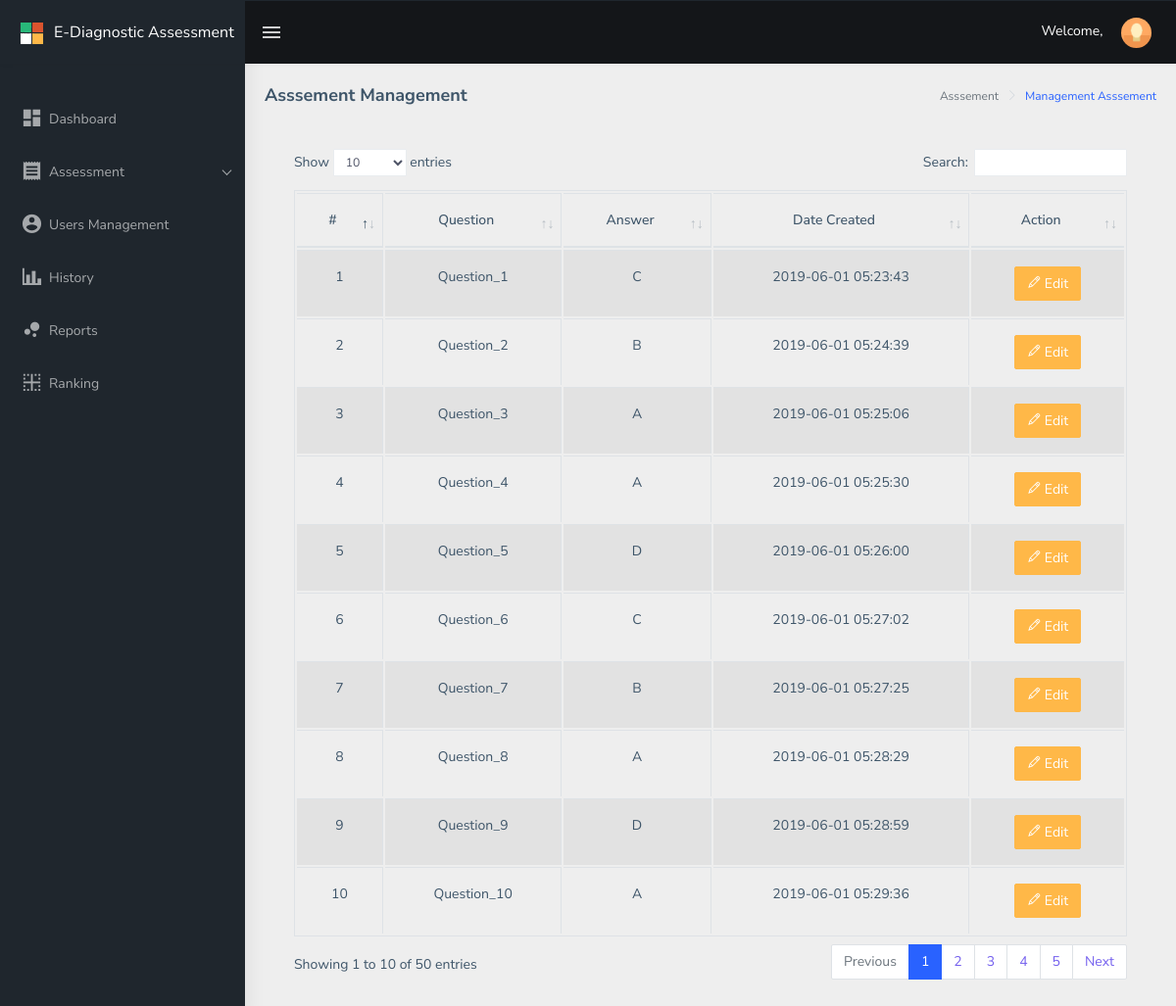
The app's page /public/main/teacher/assessment/index.php with its own data.
### tables this page shows
CREATE TABLE `drxassessment_assessment` (
  `drxassessment_id` int(11) NOT NULL,
  `drxassessment_question1` text NOT NULL,
  `drxassessment_answer` text NOT NULL,
  `drxassessment_answer_value` text NOT NULL,
  `drxassessment_domain` text NOT NULL,
  `drxassessment_q1_answer_1` text NOT NULL,
  `drxassessment_q1_answer_2` text NOT NULL,
  `drxassessment_q1_answer_3` text NOT NULL,
  `drxassessment_q1_answer_4` text NOT NULL,
  `drxassessment_order` int(11) NOT NULL,
  `drxassessment_order_value` text NOT NULL,
  `drxassessment_status` int(1) NOT NULL,
  `drxassessment_created_at` datetime NOT NULL,
  `drxassessment_updated_at` datetime NOT NULL
);

### public/main/teacher/assessment/index.php (the view, shortened to what this page needs)
<?php
include("../../../../config/common/asdasf9z09x0c90zx90123.php");
if (!empty($_SESSION['drxassessmentname'])) {
    $drxassessmentname = $_SESSION['drxassessmentname'];
} else {
    $drxassessmentname = "";
}
?>
<!DOCTYPE html>
<html dir="ltr" lang="en">
<head>
    <link href="../../../assets/libs/flot/css/float-chart.css" rel="stylesheet">
    <link href="../../../dist/css/style.min.css" rel="stylesheet">
    <link href="../../../assets/libs/datatables.net-bs4/css/dataTables.bootstrap4.css" rel="stylesheet">
</head>
<body>
    <div id="main-wrapper">
        <header class="topbar" data-navbarbg="skin5">
            <nav class="navbar top-navbar navbar-expand-md navbar-dark">
                <div class="navbar-header" data-logobg="skin5">
                    <a class="navbar-brand" href="../../../main/teacher">
                        <b class="logo-icon p-l-10">
                            <img src="../../../assets/images/logo-icon.png" alt="homepage" class="light-logo" />
                        </b>
                        <span class="logo-text">
                             <span style="font-size: 16px;">E-Diagnostic Assessment</span>
                        </span>
                    </a>
                </div>
                <div class="navbar-collapse collapse" id="navbarSupportedContent" data-navbarbg="skin5">
                    <ul class="navbar-nav float-left mr-auto">
                        <li class="nav-item d-none d-md-block"><a class="nav-link sidebartoggler waves-effect waves-light" href="javascript:void(0)" data-sidebartype="mini-sidebar"><i class="mdi mdi-menu font-24"></i></a></li>
                    </ul>
                    <ul class="navbar-nav float-right">
                        <li class="nav-item dropdown">
                          <span style="color: #fff;">Welcome, <?php echo $drxassessmentname; ?></span>
                            <a class="nav-link dropdown-toggle text-muted waves-effect waves-dark pro-pic" href="" data-toggle="dropdown" aria-haspopup="true" aria-expanded="false"><img src="../../../assets/images/users/1.jpg" alt="user" class="rounded-circle" width="31"></a>
                        </li>
                    </ul>
                </div>
            </nav>
        </header>
        <aside class="left-sidebar" data-sidebarbg="skin5">
            <div class="scroll-sidebar">
                <nav class="sidebar-nav">
                    <ul id="sidebarnav" class="p-t-30">
                        <li class="sidebar-item"> <a class=" sidebar-link waves-effect waves-dark sidebar-link" href="../../../main/teacher/" aria-expanded="false"><i class="mdi mdi-view-dashboard"></i><span class="hide-menu">Dashboard</span></a></li>
                        <li class="active sidebar-item"> <a class="sidebar-link has-arrow waves-effect waves-dark" href="javascript:void(0)" aria-expanded="false"><i class="mdi mdi-receipt"></i><span class="hide-menu">Assessment </span></a>
                        </li>
                        <li class="sidebar-item"> <a class="sidebar-link waves-effect waves-dark sidebar-link" href="../usersmanagement/" aria-expanded="false"><i class="mdi mdi-account-circle"></i><span class="hide-menu">Users Management</span></a></li>
                        <li class="sidebar-item"> <a class="sidebar-link waves-effect waves-dark sidebar-link" href="#" aria-expanded="false"><i class="mdi mdi-chart-bar"></i><span class="hide-menu">History</span></a></li>
                        <li class="sidebar-item"> <a class="sidebar-link waves-effect waves-dark sidebar-link" href="#" aria-expanded="false"><i class="mdi mdi-chart-bubble"></i><span class="hide-menu">Reports</span></a></li>
                        <li class="sidebar-item"> <a class="sidebar-link waves-effect waves-dark sidebar-link" href="#" aria-expanded="false"><i class="mdi mdi-border-inside"></i><span class="hide-menu">Ranking</span></a></li>
                    </ul>
                </nav>
            </div>
        </aside>
        <div class="page-wrapper">
             <div class="page-breadcrumb">
                <div class="row">
                    <div class="col-12 d-flex no-block align-items-center">
                        <h4 class="page-title">Asssement Management</h4>
                        <div class="ml-auto text-right">
                            <nav aria-label="breadcrumb">
                                <ol class="breadcrumb">
                                    <li class="breadcrumb-item active" aria-current="page">Asssement</li>
                                    <li class="breadcrumb-item active" aria-current="page"><a href="../assessment/">Management Asssement</a></li>
                                </ol>
                            </nav>
                        </div>
                    </div>
                </div>
            </div>
            <div class="container-fluid">
							<div class="card-body">
									<div class="table-responsive">
											<table id="zero_config" class="table table-striped table-bordered">
													<thead>
															<tr>
																	<th class="text-center">#</th>
																	<th class="text-center">Question</th>
																	<th class="text-center">Answer</th>
																	<th class="text-center">Date Created</th>
																	<th class="text-center">Action</th>
															</tr>
													</thead>
													<tbody>
														<?php
	                          $drx_count = 0;
	                          $connection->setAttribute(PDO::ATTR_ERRMODE, PDO::ERRMODE_EXCEPTION);
	                          $result = $connection->prepare("SELECT * FROM drxassessment_assessment ORDER BY drxassessment_created_at ASC");
	                          $result->execute();
	                              while ($row = $result->fetch(PDO::FETCH_ASSOC)) {
	                                     $drx_count++;
	                                     $drxassessment_id = $row['drxassessment_id'];
	                                     $drxassessment_question1 = $row['drxassessment_question1'];
																			 $drxassessment_q1_answer_1 = $row['drxassessment_q1_answer_1'];
	                                     $drxassessment_q1_answer_2 = $row['drxassessment_q1_answer_2'];
	                                     $drxassessment_q1_answer_3 = $row['drxassessment_q1_answer_3'];
	                                     $drxassessment_q1_answer_4 = $row['drxassessment_q1_answer_4'];
	                                     $drxassessment_created_at = $row['drxassessment_created_at'];
                                       $drxassessmentanswer = $row['drxassessment_answer'];
	                          ?>
															<tr>
																<td class="text-center"><?php echo $drx_count; ?></td>
																<td class="text-center"><?php echo $drxassessment_question1; ?></td>
																<td class="text-center"><?php echo $drxassessmentanswer; ?></td>
																<td class="text-center"><?php echo $drxassessment_created_at; ?></td>
																<td class="text-center">
																	<button type="button" data-toggle="modal" data-target="#assessmentModal" class="btn btn-warning btn-mg"
                                  onclick="editAssessment('<?php echo $drxassessment_id ; ?>',
                                                          '<?php echo $drxassessment_question1 ; ?>',
                                                          '<?php echo $drxassessment_q1_answer_1 ; ?>',
                                                          '<?php echo $drxassessment_q1_answer_2 ; ?>',
                                                          '<?php echo $drxassessment_q1_answer_3 ; ?>',
                                                          '<?php echo $drxassessment_q1_answer_4 ; ?>',
                                                          '<?php echo $drxassessmentanswer ; ?>');">
                                  <i class="ti-pencil"></i> Edit
                                  </button>
																</td>
															</tr>
														<?php } ?>
													</tbody>
											</table>
									</div>
            </div>
        </div>
    </div>
</body>
</html>

### records on screen
drxassessment_assessment: drxassessment_question1 "Question_1", drxassessment_answer "C", drxassessment_created_at "2019-06-01 05:23:43"
drxassessment_assessment: drxassessment_question1 "Question_2", drxassessment_answer "B", drxassessment_created_at "2019-06-01 05:24:39"
drxassessment_assessment: drxassessment_question1 "Question_3", drxassessment_answer "A", drxassessment_created_at "2019-06-01 05:25:06"
drxassessment_assessment: drxassessment_question1 "Question_4", drxassessment_answer "A", drxassessment_created_at "2019-06-01 05:25:30"
drxassessment_assessment: drxassessment_question1 "Question_5", drxassessment_answer "D", drxassessment_created_at "2019-06-01 05:26:00"
drxassessment_assessment: drxassessment_question1 "Question_6", drxassessment_answer "C", drxassessment_created_at "2019-06-01 05:27:02"
drxassessment_assessment: drxassessment_question1 "Question_7", drxassessment_answer "B", drxassessment_created_at "2019-06-01 05:27:25"
drxassessment_assessment: drxassessment_question1 "Question_8", drxassessment_answer "A", drxassessment_created_at "2019-06-01 05:28:29"
drxassessment_assessment: drxassessment_question1 "Question_9", drxassessment_answer "D", drxassessment_created_at "2019-06-01 05:28:59"
drxassessment_assessment: drxassessment_question1 "Question_10", drxassessment_answer "A", drxassessment_created_at "2019-06-01 05:29:36"
